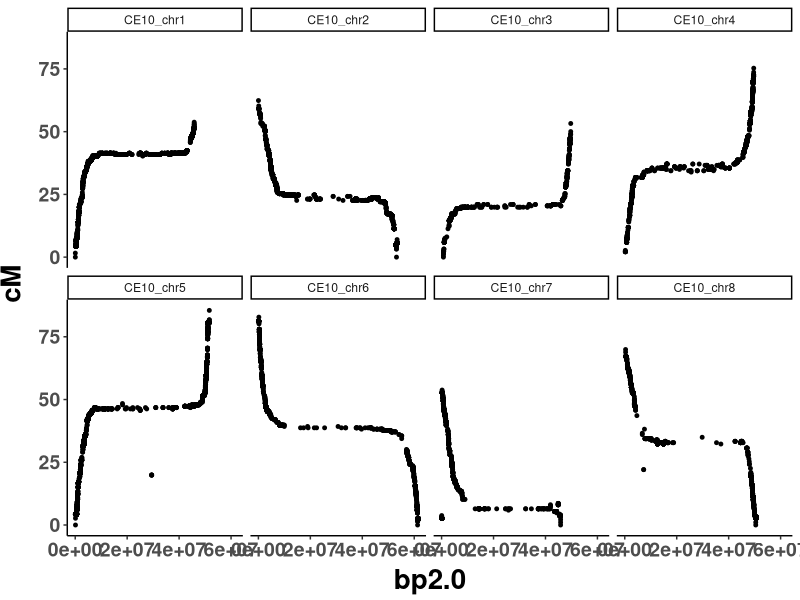
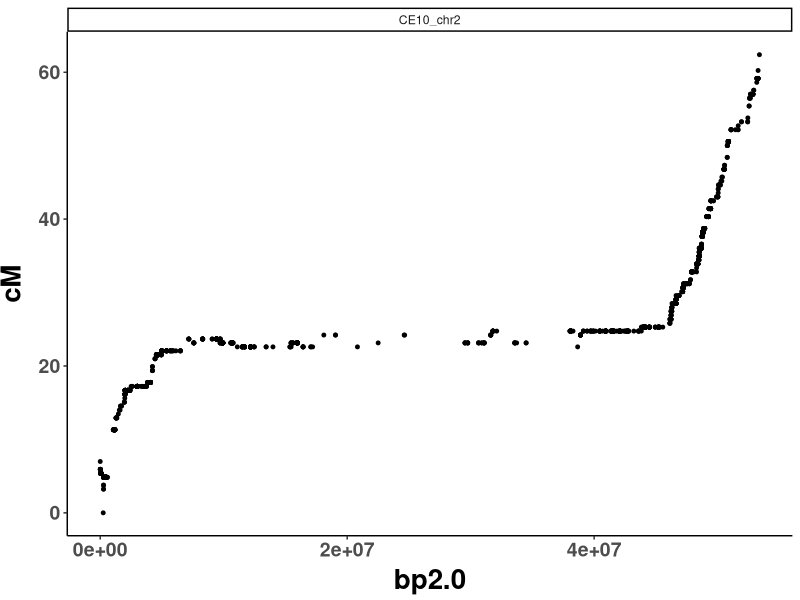
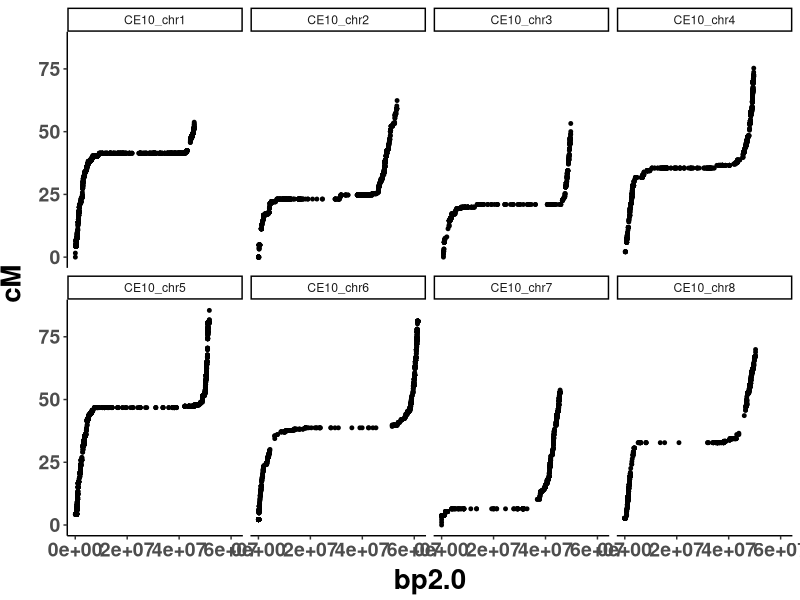

Reproduce these figures in R, in order.
#############################################################################################################
## Plot and modify genetic map
##
## 
## 
## Last Modified Mat 2, 2023
#################################################################################################
#Import libraries
library(tidyverse)

gen_map <- read_csv("data/genomic_data/CE10_v2_genome_map.csv") %>% 
  filter(chr2.0 %in% c("CE10_chr1",
                       "CE10_chr2",
                       "CE10_chr3",
                       "CE10_chr4",
                       "CE10_chr5",
                       "CE10_chr6",
                       "CE10_chr7",
                       "CE10_chr8"))

#################################################################################################

#Make initial plot
ggplot(gen_map, aes(x=bp2.0, y=cM)) + 
  geom_point(aes(), size =1)+
#  geom_text(hjust=-.15, vjust=-.2)+
#  scale_y_continuous(name="Lambda Slope")+
#  scale_x_continuous(name="BF>30 Offset")+
  theme_classic() + theme(
    axis.text.x = element_text(size=14, face="bold"),
    axis.text.y = element_text(size=14,face="bold"),
    axis.title.x = element_text(color="black", size=20, vjust = 0.5, face="bold"),
    axis.title.y = element_text(color="black", size=20,vjust = 2, face="bold",hjust=0.5),
    #legend.position = c(0.85, 0.25),legend.text=element_text(size=14),
    legend.position = c(0.85, 0.25),legend.text=element_text(size=14),
    legend.title=element_text(size=16,face="bold"))+
facet_wrap(~chr2.0,ncol=4)

#################################################################################################
##Fix Inverted Chromosomes

#Separate by chromosome
gen_map_chr1 <- gen_map %>% filter(chr2.0 == "CE10_chr1")
gen_map_chr2 <- gen_map %>% filter(chr2.0 == "CE10_chr2")
gen_map_chr3 <- gen_map %>% filter(chr2.0 == "CE10_chr3")
gen_map_chr4 <- gen_map %>% filter(chr2.0 == "CE10_chr4")
gen_map_chr5 <- gen_map %>% filter(chr2.0 == "CE10_chr5")
gen_map_chr6 <- gen_map %>% filter(chr2.0 == "CE10_chr6")
gen_map_chr7 <- gen_map %>% filter(chr2.0 == "CE10_chr7")
gen_map_chr8 <- gen_map %>% filter(chr2.0 == "CE10_chr8")

#gen_map_chr1 <- gen_map_chr1[order(gen_map_chr1$bp2.0),]
#gen_map_chr2 <- gen_map_chr2[order(gen_map_chr1$bp2.0),]
#gen_map_chr3 <- gen_map_chr3[order(gen_map_chr1$bp2.0),]
#gen_map_chr4 <- gen_map_chr4[order(gen_map_chr1$bp2.0),]
#gen_map_chr5 <- gen_map_chr5[order(gen_map_chr1$bp2.0),]
#gen_map_chr6 <- gen_map_chr6[order(gen_map_chr1$bp2.0),]
#gen_map_chr7 <- gen_map_chr7[order(gen_map_chr1$bp2.0),]
#gen_map_chr8 <- gen_map_chr8[order(gen_map_chr1$bp2.0),]



#Flip inverted chromosomes
gen_map_chr2 <- gen_map_chr2 %>% mutate(bp2.0=max(gen_map_chr2$bp2.0)-bp2.0)
gen_map_chr6 <- gen_map_chr6 %>% mutate(bp2.0=max(gen_map_chr6$bp2.0)-bp2.0)
gen_map_chr7 <- gen_map_chr7 %>% mutate(bp2.0=max(gen_map_chr7$bp2.0)-bp2.0)
gen_map_chr8 <- gen_map_chr8 %>% mutate(bp2.0=max(gen_map_chr8$bp2.0)-bp2.0)

#Plot afterwards
gen_map_update <- rbind(gen_map_chr1,
                       gen_map_chr2,
                       gen_map_chr3,
                       gen_map_chr4,
                       gen_map_chr5,
                       gen_map_chr6,
                       gen_map_chr7,
                       gen_map_chr8)


#Make initial plot
ggplot(gen_map_chr2, aes(x=bp2.0, y=cM)) + 
  geom_point(aes(), size =1)+
  #  geom_text(hjust=-.15, vjust=-.2)+
  #  scale_y_continuous(name="Lambda Slope")+
  #  scale_x_continuous(name="BF>30 Offset")+
  theme_classic() + theme(
    axis.text.x = element_text(size=14, face="bold"),
    axis.text.y = element_text(size=14,face="bold"),
    axis.title.x = element_text(color="black", size=20, vjust = 0.5, face="bold"),
    axis.title.y = element_text(color="black", size=20,vjust = 2, face="bold",hjust=0.5),
    #legend.position = c(0.85, 0.25),legend.text=element_text(size=14),
    legend.position = c(0.85, 0.25),legend.text=element_text(size=14),
    legend.title=element_text(size=16,face="bold"))+
  facet_wrap(~chr2.0,ncol=4)

#################################################################################################
## Export and manually curate
#write_csv(gen_map_update, "data/genomic_data/gen_map_update.csv")

#Import after manual curation

gen_map_order <- read_csv("data/genomic_data/gen_map_order.csv")

#Make new plot
ggplot(gen_map_order, aes(x=bp2.0, y=cM)) + 
  geom_point(aes(), size =1)+
  #  geom_text(hjust=-.15, vjust=-.2)+
  #  scale_y_continuous(name="Lambda Slope")+
  #  scale_x_continuous(name="BF>30 Offset")+
  theme_classic() + theme(
    axis.text.x = element_text(size=14, face="bold"),
    axis.text.y = element_text(size=14,face="bold"),
    axis.title.x = element_text(color="black", size=20, vjust = 0.5, face="bold"),
    axis.title.y = element_text(color="black", size=20,vjust = 2, face="bold",hjust=0.5),
    #legend.position = c(0.85, 0.25),legend.text=element_text(size=14),
    legend.position = c(0.85, 0.25),legend.text=element_text(size=14),
    legend.title=element_text(size=16,face="bold"))+
  facet_wrap(~chr2.0,ncol=4)








